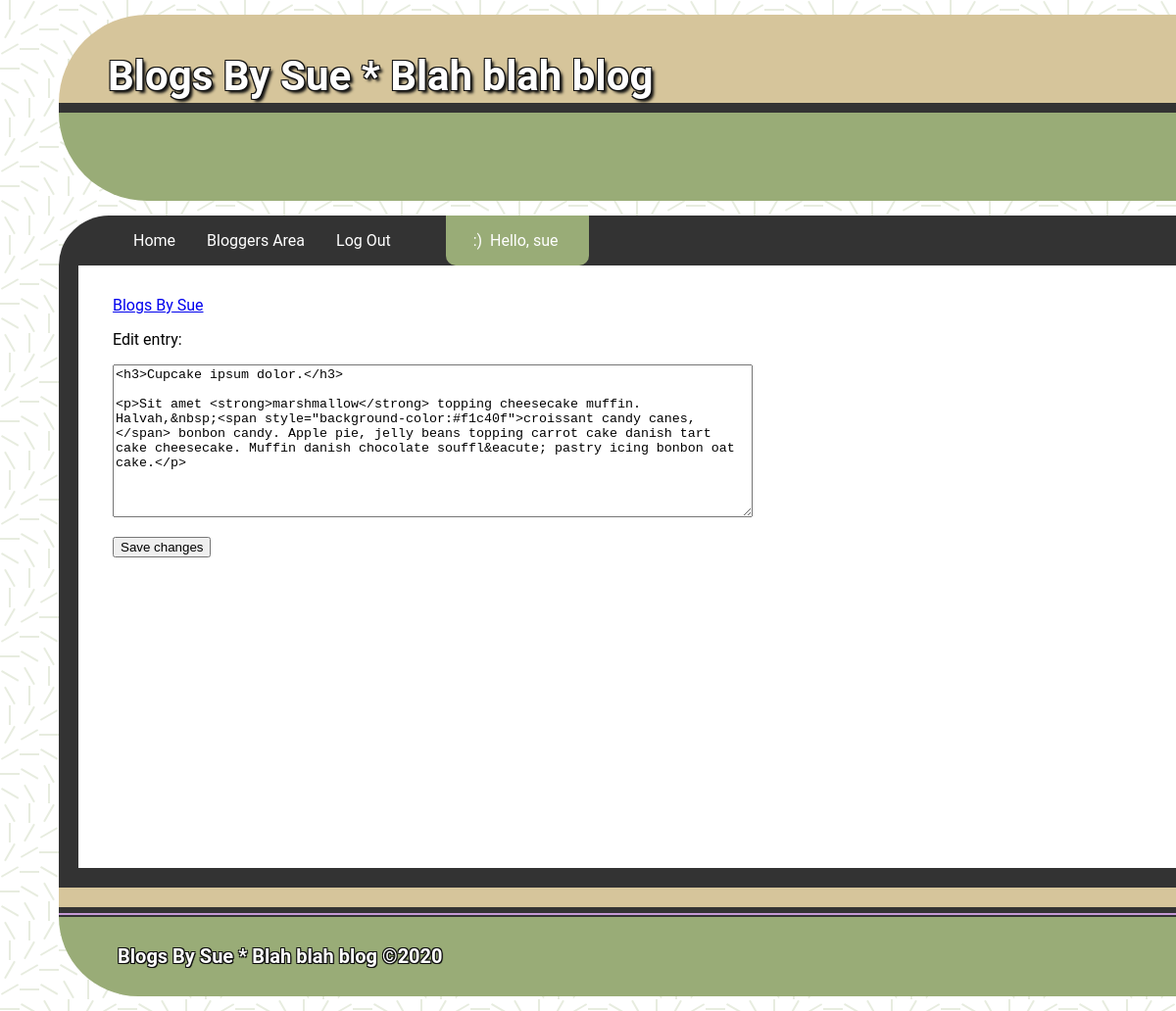
Before: /edit_entry/9/ (signed in) with the older database file.
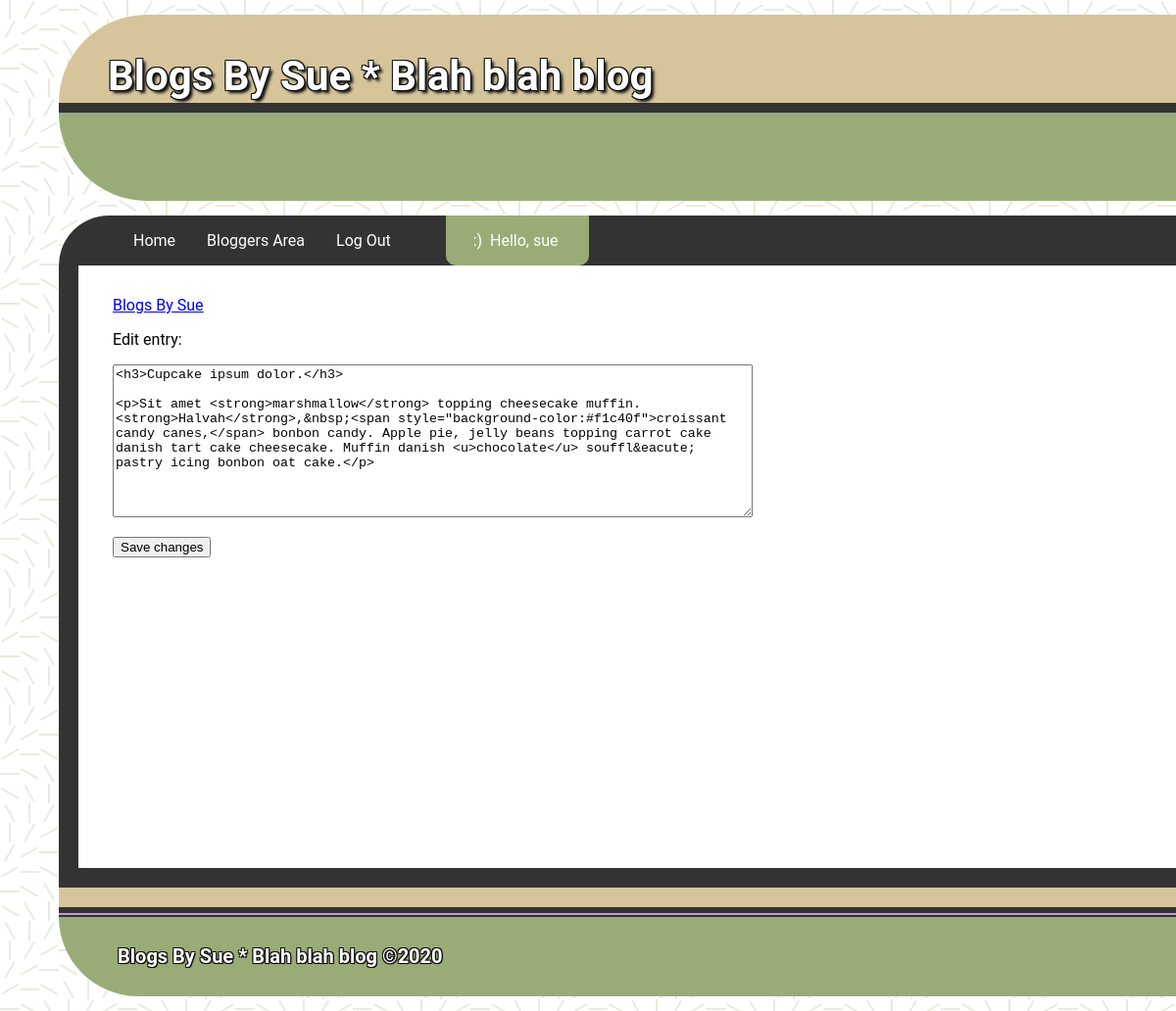
After: the same page with the newer database file.
### blog_app/models.py (models this page shows, shortened)
class Entry(models.Model):
    topic = models.ForeignKey(Topic, on_delete=models.CASCADE)
    text = RichTextField(blank=True, null=True)
    date_added = models.DateTimeField(auto_now_add=True)
    class Meta:
        verbose_name_plural = 'entries'  # correct display so it doesn't show up as 'entrys'

### blog_app/views.py (the view)
# urls.py: path('edit_entry/<int:entry_id>/', views.edit_entry, name='edit_entry'),
@login_required
def edit_entry(request, entry_id):
    entry = Entry.objects.get(id=entry_id)
    topic = entry.topic
    if topic.owner != request.user:
        raise Http404
    if request.method != 'POST':
        form = EntryForm(instance=entry)
    else:
        form = EntryForm(instance=entry, data=request.POST)
        if form.is_valid():
            form.save()
            return redirect('blog_app:topic', topic_id=topic.id)
    content = {'entry': entry, 'topic': topic, 'form': form}
    return render(request, 'blog_app/edit_entry.html', content)

### blog_app/forms.py
class EntryForm(forms.ModelForm):
    class Meta:
        model = Entry
        fields = ['text']
        labels = {'text': ''}
        widgets = {'text': forms.Textarea(attrs={'cols': 79})}

### blog_app/models.py (called while the page is built)
    def __str__(self):
        return self.text

### blog_app/templates/blog_app/edit_entry.html (shortened to what this page needs)
{% extends 'blog_app/base.html' %}
{%load static %}
{% block content %}
<p><a href="{% url 'blog_app:topic' topic.id %}">{{ topic }}</a></p>
<p>Edit entry:</p>
<form action="{% url 'blog_app:edit_entry' entry.id %}" method='post'>
  {{ form.as_p }}
  <button name="submit">Save changes</button>
</form>
{% endblock content %}

Changed rows visible on the page:
changed Entry: text "…<strong>marshmallow</strong> topping cheesecake muffin. Halvah,&nbsp;<span style=\"background-color:#f1c40f\">croissant candy canes,</span> bonbon candy. Apple pie, jelly beans topping carrot cake danish tart cake cheesecake. Muffin danish chocolate souffl&eacute; pastry icing bonbon…" → "…<strong>marshmallow</strong> topping cheesecake muffin. <strong>Halvah</strong>,&nbsp;<span style=\"background-color:#f1c40f\">croissant candy canes,</span> bonbon candy. Apple pie, jelly beans topping carrot cake danish tart cake cheesecake. Muffin danish <u>chocolate</u> souffl&eacute; pastry icing bonbon…"
